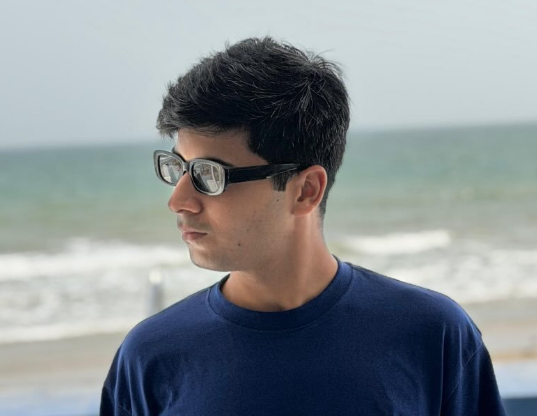
#> input picture zaeem.png, 537 x 416 px
$ jupyter execute --allow-errors NumPy.ipynb
#> lines starting #> are read from the running program, lines starting #| are printed output that depends on the picture
[cell 1]
import numpy as np

[cell 2]
# creating a numpy array using a list
arr1 = np.array([1,2,3,4,5,6,7,8,9])

[cell 3]
len(arr1)

[cell 4]
type(arr1)

[cell 5]
# this is one dimensional array
arr1.ndim

[cell 6]
# two dimensional array
arr2d = np.array([[1,2,3,5],[4,5,6,7],[7,8,9,4]])
arr2d

[cell 7]
arr2d.shape

[cell 8]
arr2 = np.array([[1,2,3,4,5,6,7,8,9]])

[cell 9]
arr2.ndim, arr1.ndim

[cell 10]
arr2.shape

[cell 11]
arr2d = np.arange(20).reshape(5,4)
arr2d

[cell 12]
arr1.reshape(3,3)

[cell 13]
arr2d.size

[cell 14]
arr2d.reshape(20)

[cell 15]
flattenedarr = arr2d.flatten()    # for flating array if we dont know size
flattenedarr

[cell 16]
ravelledarray = arr2d.ravel()     # for flating array if we dont know size
ravelledarray

[cell 17]
ravelledarray[3:8] = 333

[cell 18]
ravelledarray

[cell 19]
arr2d

[cell 20]
flattenedarr[3:8] = 777
flattenedarr

[cell 21]
arr2d

[cell 22]
# three dimensional array
arr3d = np.arange(64).reshape(4,4,4)
arr3d

### 0 dimensional array is called Scalar
### 1 dimensional array is called Vector
### 2 dimensional array is called Matrix
### 3 dimensional array is called multidimensional

[cell 23]
np.array(123).ndim  ,  np.array([123]).ndim  ,  np.array([[123]]).ndim  ,  np.array([[[123]]]).ndim

[cell 24]
from PIL import Image
import numpy as np

image = Image.open("zaeem.png")
#> image is the input picture: PIL image 537x416 RGBA; mean R, G, B, A 135.8, 142.4, 146, 255
image

[cell 25]
image_array = np.array(image).astype('float32')

[cell 26]
image_array.shape
#> Out = (416, 537, 4)

[cell 27]
image = Image.open("zaeem.png").convert("L")
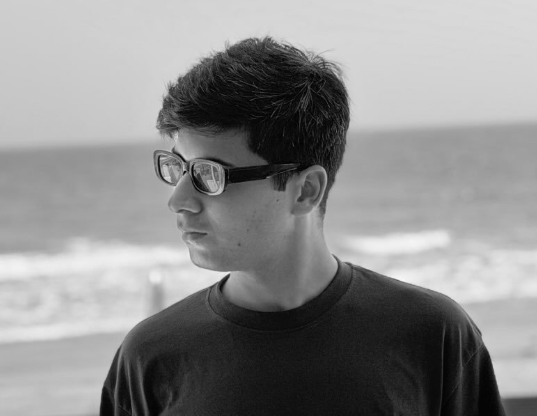
#> image: PIL image 537x416 L; min 2, max 248, mean 140.9
image_array = np.array(image).astype('float32')
#> image_array: shape (416, 537) float32
image_array.shape
#> Out = (416, 537)

[cell 28]
image

### Array indexing and slicing

### Indexing

[cell 29]
arr2d = np.arange(25).reshape(5,5)
arr2d

[cell 30]
arr2d[2,3]

[cell 31]
arr3d = np.arange(1,65).reshape(2,4,8)
arr3d

[cell 32]
arr3d[1,2,2]

### What is the difference between indexing and slicing?
    - indexing access a value from array.
    - slicing creates a copy of the array. keeping the dimension intact.

[cell 33]
arr2d

[cell 34]
arr2d[2:4,1:4]

[cell 35]
arr2d[:,1:3]

[cell 36]
arr2d[2:4,:]

[cell 37]
arr2d[:,4:]

[cell 38]
arr2d[2:3,2:3]

[cell 39]
arr2d[:,::2]

# Vectorized Operations

[cell 40]
lst1 = [1,3,5,7,9]
lst2 = [2,4,6,8,10]

[cell 41]
lst3 = []
for n in zip(lst1,lst2):
    lst3.append(sum(n))
lst3

[cell 42]
list(zip(lst1,lst2))

[cell 43]
lst1 = [1,3,5,7,9]
lst4 = []
for a in lst1:
    lst4.append(a*10)
lst4
